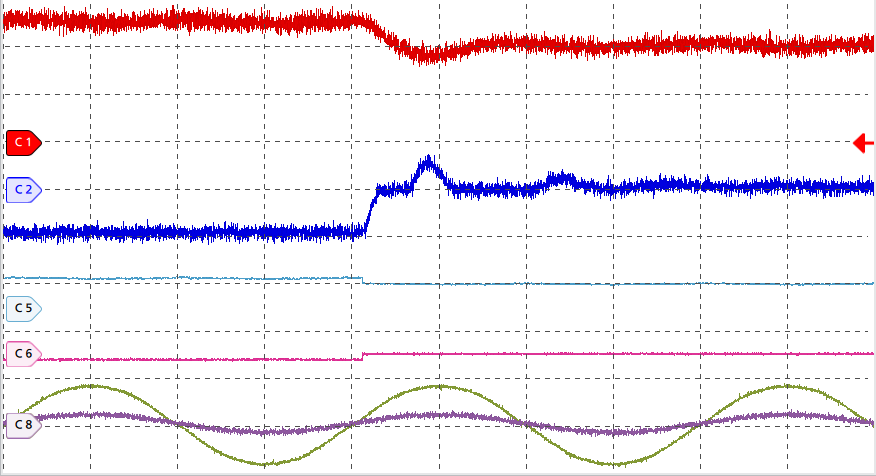
#> input picture results/original_crop.png, 876 x 476 px
$ python verify_rendering.py
#> lines starting #> are read from the running program, lines starting #| are printed output that depends on the picture; after the words box and inside, x2 and y2 are one past the last pixel; in counts of white or black regions, pixels touching at a corner belong together
#!/usr/bin/env python3
"""Check image alignment and independent vertical controls using measured CH5."""
import json
import subprocess
import sys
import xml.etree.ElementTree as ET
from pathlib import Path

import numpy as np
from PIL import Image

ROOT=Path(__file__).resolve().parent

def rgb(path):
    return np.array(Image.open(path).convert('RGB').resize((876,476),Image.Resampling.LANCZOS)).astype(float)

def mask(a,ch):
    r,g,b=a[:,:,0],a[:,:,1],a[:,:,2]
    return {
        1:(r>130)&(g<110)&(b<110),
        2:(b>130)&(r<110)&(g<110),
        5:(b>130)&(g>105)&(b>g*1.12)&(r<140)&(g>r*1.15),
        6:(r>140)&(b>85)&(g<130)&(r>b*1.15)&(b>g*1.2),
        7:(g>r*1.06)&(r>b*1.45)&(r>65),
        8:(b>r*1.02)&(r>g*1.22)&(b>g*1.3)&(r>80),
    }[ch]

def centerlines(a,ch):
    m=mask(a,ch);ys=[]
    for x in range(60,840):
        y=np.flatnonzero(m[:,x]);ys.append(np.median(y) if len(y) else np.nan)
    return np.array(ys)

def run_controls():
    base=ROOT/'verification/controls'
    cases={'base':[], 'position':['--position','CH5=-0.54'],
           'offset':['--offset','CH5=1000'], 'scale':['--scale','CH5=1000']}
    curves={}
    for name,extra in cases.items():
        out=base/name
        subprocess.run([sys.executable,str(ROOT/'render_tss.py'),'--channels','5',
                        '--output',str(out),'--name',name,*extra],check=True,capture_output=True,text=True)
        curves[name]=centerlines(rgb(out/f'{name}.png'),5)
    # The fixed native 476-pixel pane has exactly ten vertical divisions.
    # OFFSET +1000 W at 2000 W/div goes down by half a division.
    dy_pos=float(np.nanmedian(curves['position']-curves['base']))
    dy_off=float(np.nanmedian(curves['offset']-curves['base']))
    assert abs(dy_pos+47.6)<.8,dy_pos
    assert abs(dy_off-23.8)<.8,dy_off
    position_reference=238.-47.6*(-1.54)
    # Halving units/div doubles physical-value displacement from the position reference.
    scale_error=float(np.nanmedian(np.abs((position_reference-curves['scale'])-2*(position_reference-curves['base']))))
    assert scale_error<1.,scale_error
    bad=subprocess.run([sys.executable,str(ROOT/'render_tss.py'),'--scale','CH5=0',
                        '--output',str(base/'invalid')],capture_output=True,text=True)
    assert bad.returncode!=0 and not (base/'invalid').exists()
    return {'position_plus_1div_native_pixels':dy_pos,'expected_position_pixels':-47.6,
            'offset_plus_1000W_native_pixels':dy_off,'expected_offset_pixels':23.8,
            'halved_scale_doubled_displacement_median_error_pixels':scale_error,
            'nonpositive_scale_rejected':True}

def run_crop():
    out=ROOT/'verification/crop_8x5'
    subprocess.run([sys.executable,str(ROOT/'render_tss.py'),'--channels','1,2,3,4,5,6,7,8',
        '--crop-x-div','1','9','--crop-y-div','-3','2','--save-full',
        '--gain','CH8=10','--scale','CH8=20',
        '--output',str(out),'--name','eight_channels'],check=True,capture_output=True,text=True)
    meta=json.loads((out/'eight_channels.json').read_text())
    assert meta['native_grid_divisions']==[10,10] and meta['visible_grid_divisions']==[8,5]
    assert len(meta['channels'])==8 and meta['channels']['8']['gain']==10
    ns={'s':'http://www.w3.org/2000/svg'}
    for suffix,counts in [('_full10x10',(11,11)),('',(9,6))]:
        svg=ET.parse(out/f'eight_channels{suffix}.svg').getroot()
        ids=[g.get('id','') for g in svg.findall('.//s:g',ns)]
        assert sum(i.startswith('xtick_') for i in ids)==counts[0]
        assert sum(i.startswith('ytick_') for i in ids)==counts[1]
        assert not svg.findall('.//s:image',ns)
    with Image.open(out/'eight_channels_full10x10.png') as full,Image.open(out/'eight_channels.png') as crop:
        assert abs(crop.width-full.width*.8)<=1 and abs(crop.height-full.height*.5)<=1
    return {'eight_channels_loaded':8,'native_divisions':[10,10],'cropped_divisions':[8,5],
            'full_and_crop_major_tick_counts_verified':True,'physical_mm_per_div_preserved':True,
            'probe_gain_10_scale_20_verified':True,'SVG_raster_images':0}

def main():
    original=rgb(ROOT/'results/original_crop.png')
    redraw=rgb(ROOT/'results/redraw_5ms.png')
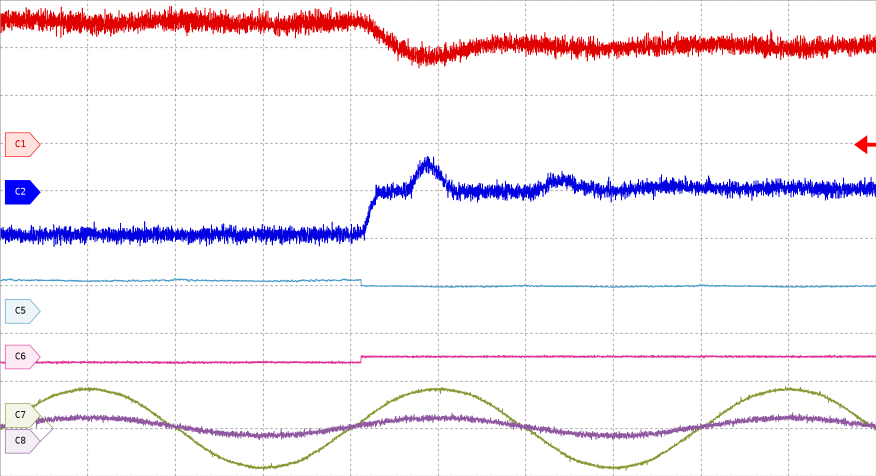
#> input picture results/redraw_5ms.png, 1752 x 952 px (shown at 1/2 size)
#> in rgb (call 2), `return np.array(Image.open(path).convert('RGB').resize((876,476),Image..`:
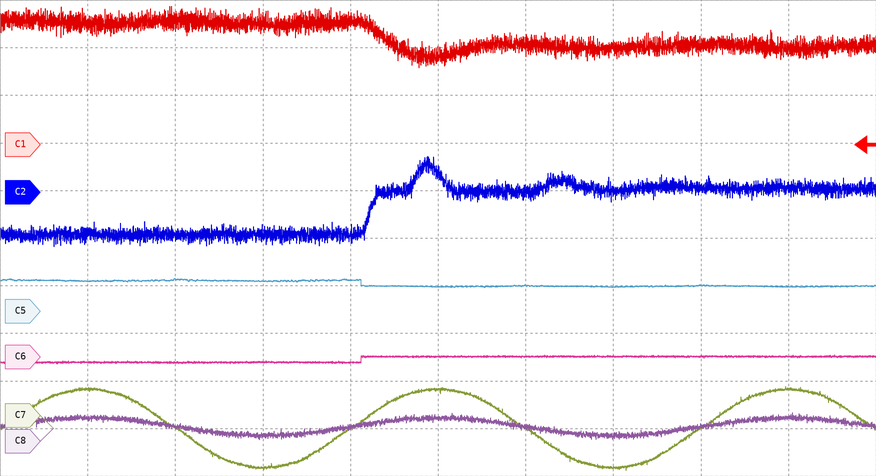
#> returned value: shape (476, 876, 3) float64; mean of channels 0, 1, 2 243.6, 236, 242.4; drawn as R, G, B
    alignment={}
    for ch in [1,2,5,6,7,8]:
        a,b=centerlines(original,ch),centerlines(redraw,ch)
        # Compare the same physical coordinates: the old screenshot has a small
        # asymmetric border; the new pane occupies the exact full 10x10 frame.
        x=np.arange(60,840)
        native_x=(x-3.)/871.*876.
        b=np.interp(native_x,x,b,left=np.nan,right=np.nan)
        b=236.+(b-238.)*47.5/47.6
        delta=np.abs(a-b);valid=np.isfinite(delta)
        alignment[f'CH{ch}']={'matched_image_columns':int(valid.sum()),
            'median_absolute_trace_center_difference_native_pixels':float(np.nanmedian(delta)),
            'p95_absolute_trace_center_difference_native_pixels':float(np.nanpercentile(delta,95))}
        assert valid.sum()>650,(ch,valid.sum())
        assert np.nanmedian(delta)<2.,(ch,alignment[f'CH{ch}'])
#> this loop made 6 passes
#> pass 1, in mask, `r,g,b=a[:,:,0],a[:,:,1],a[:,:,2]`:
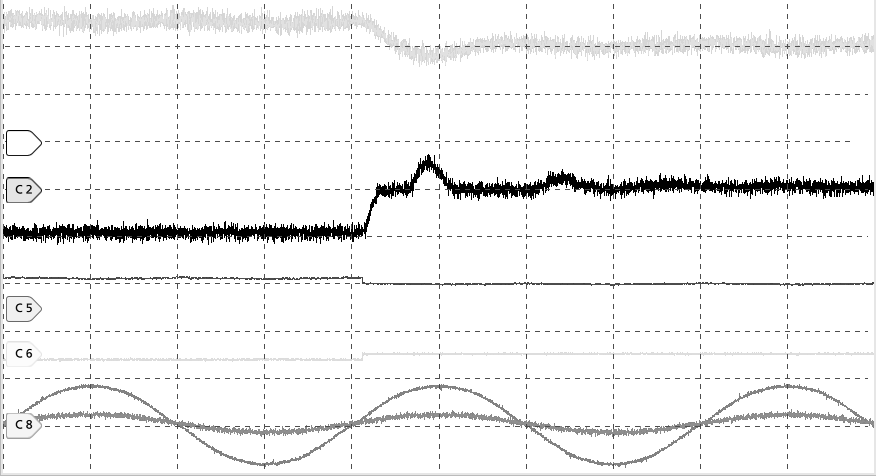
#> r: shape (476, 876) float64; min 0, max 255, mean 242.1
#> pass 1, in mask, `r,g,b=a[:,:,0],a[:,:,1],a[:,:,2]`:
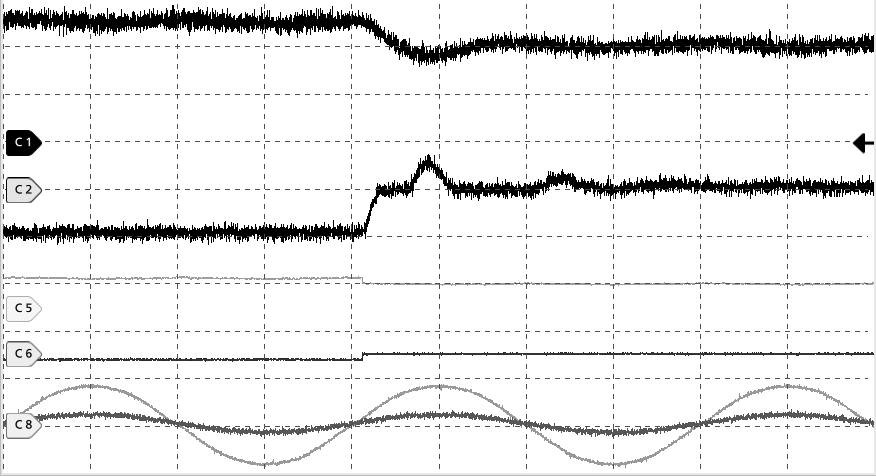
#> g: shape (476, 876) float64; min 0, max 255, mean 234.3
#> pass 1, in mask, `r,g,b=a[:,:,0],a[:,:,1],a[:,:,2]`:
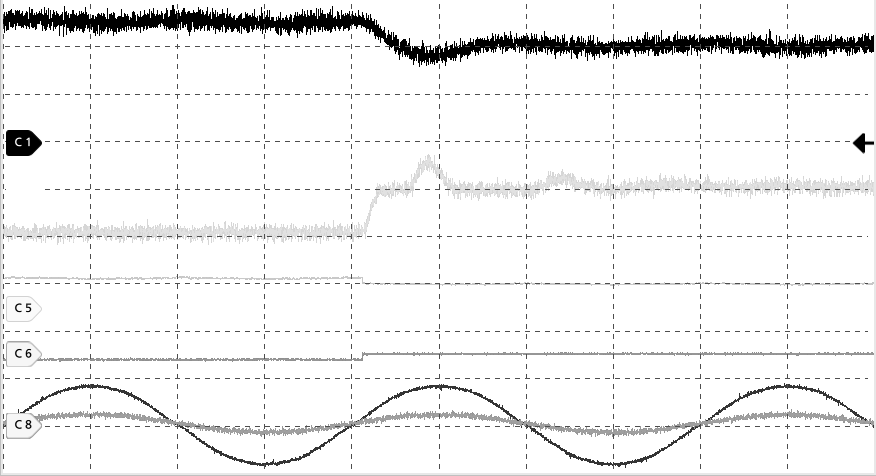
#> b: shape (476, 876) float64; min 0, max 255, mean 240.2
#> pass 1, in centerlines, `m = mask(a, ch)`:
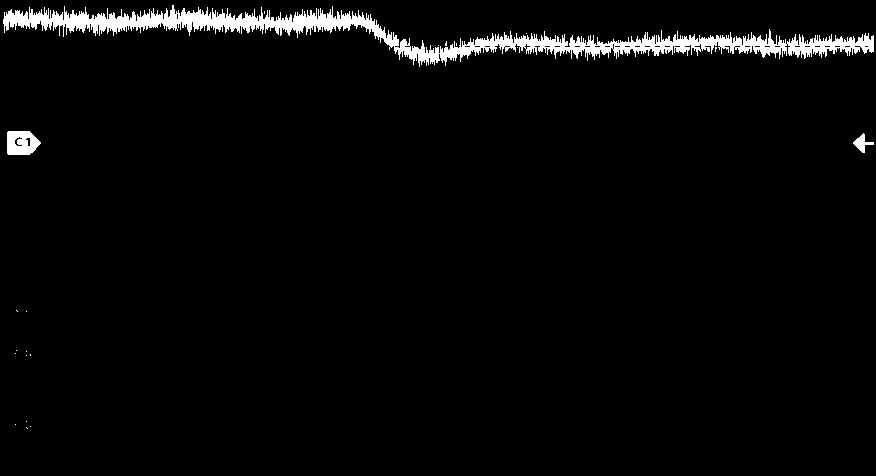
#> m: shape (476, 876) bool; 3.1% white; 21 white regions (18 under 20 px), largest, box (x1, y1, x2, y2) and area: (3, 5, 874, 67) 12051, (7, 131, 41, 155) 644, (853, 133, 874, 153) 171
#> after the loop, alignment = 6 items
    checks={'scope_comparison':alignment,'controls':run_controls(),'native_grid_crop':run_crop(),
            'metric_scope':'color-mask trace centerlines; new exact pane affinely registered to old screenshot x=3..874, y_center=236, dy=47.5; excludes badges; appearance check, not signal error or pixel identity'}
    (ROOT/'verification').mkdir(exist_ok=True)
    (ROOT/'verification/results.json').write_text(json.dumps(checks,indent=2)+'\n')
    print(json.dumps(checks,indent=2))

#> (the run stopped early here; a loop or call above may not have finished)
